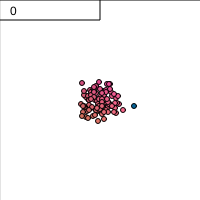
Frame 1 (no input)
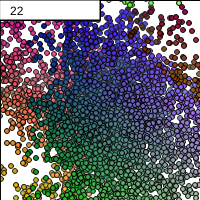
Frame 60 (no input)
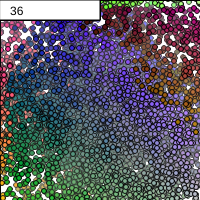
Frame 120 (the mouse pressed at the canvas centre since frame 60)

The p5.js sketch that drew these frames (run headless with seeded random() and noise() and a simulated clock; from frame 60 on, the mouse is pressed at the canvas centre):

// p5.js sketch
// ── sketch.js
var ps;
var psCount = 100;
var stepPerDraw = 10000;
var arrived;

// 函数setup() ：准备阶段
function setup() 
{
	createCanvas(200,200);
	ps = new Array();
	arrived = new Array();
	for(var i = 0;i<psCount;i++)
	{
		ps[i] = createVector(width/2,height/2);
		arrived[i] = false;
	}
}

// 函数draw()：作画阶段
function draw() {
	fill(255,255,255,1);
	rect(0,0,2*width,2*height);

	for(var i = 0;i<psCount;i++)
	{
		var pos = ps[i];

		for(var k=0;k<stepPerDraw;k++)
		{
			pos.x += int(random(-1.01,1.01));
			pos.y += int(random(-1.01,1.01));
		}
		ps[i] = pos;

		var bArrive = judgeArrived2(pos.x,pos.y);
		if(bArrive)
		{
			arrived[i] = true;
		}

		drawBall(pos.x,pos.y);
	}

	var arrivedCount = 0;
	for(var i=0;i<psCount;i++)
	{
		if(arrived[i]==true)
		{
			arrivedCount ++;
		}
	}
	push();
	fill(255);
	rect(0,0,100,20);
	fill(0);
	text(arrivedCount,10,15);
	pop();
	
}

function judgeArrived(x,y)
{
	return (x<0||x>width||y<0||y>height);
}

function judgeArrived2(x,y)
{
	return (x>width);
}

function drawBall(x,y)
{
	var r = 125*(sin(getTime())+1);
	var g = 125*(cos(getTime()/9.1234)+1);
	var b = 125*(sin(getTime()*0.32347)+1);
	//var color = color(r,g,b);
	r += x;
	r = r%255;
	g+= y;
	g = g%255;
	b += x-y;
	b = b%255;

	push();
	translate(x,y);
	fill(r,g,b);
	ellipse(0,0,5,5);
	pop();
}

function getTime()
{
	return millis()/1000;
}
